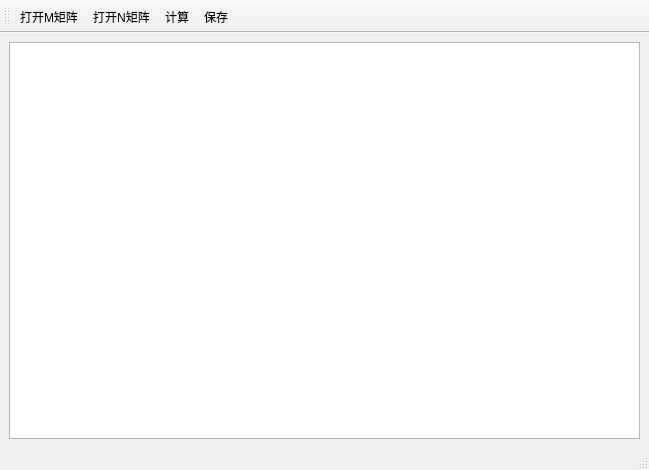
<?xml version="1.0" encoding="UTF-8"?>
<ui version="4.0">
 <class>MainWindow</class>
 <widget class="QMainWindow" name="MainWindow">
  <property name="geometry">
   <rect>
    <x>0</x>
    <y>0</y>
    <width>649</width>
    <height>470</height>
   </rect>
  </property>
  <property name="windowTitle">
   <string>MainWindow</string>
  </property>
  <widget class="QWidget" name="centralwidget">
   <layout class="QHBoxLayout" name="horizontalLayout">
    <item>
     <widget class="QTextBrowser" name="textBrowser"/>
    </item>
   </layout>
  </widget>
  <widget class="QStatusBar" name="statusbar"/>
  <widget class="QToolBar" name="toolBar">
   <property name="windowTitle">
    <string>toolBar</string>
   </property>
   <property name="toolButtonStyle">
    <enum>Qt::ToolButtonTextBesideIcon</enum>
   </property>
   <attribute name="toolBarArea">
    <enum>TopToolBarArea</enum>
   </attribute>
   <attribute name="toolBarBreak">
    <bool>false</bool>
   </attribute>
   <addaction name="action_open_M"/>
   <addaction name="action_open_N"/>
   <addaction name="action_count"/>
   <addaction name="action_save"/>
  </widget>
  <widget class="QMenuBar" name="menuBar">
   <property name="geometry">
    <rect>
     <x>0</x>
     <y>0</y>
     <width>649</width>
     <height>22</height>
    </rect>
   </property>
  </widget>
  <action name="action_open_M">
   <property name="icon">
    <iconset>
     <normaloff>C:/Users/tys/Desktop/测绘程序设计校赛 C012/图标/11icon/imageres 004.png</normaloff>C:/Users/tys/Desktop/测绘程序设计校赛 C012/图标/11icon/imageres 004.png</iconset>
   </property>
   <property name="text">
    <string>打开M矩阵</string>
   </property>
   <property name="toolTip">
    <string>&lt;!DOCTYPE HTML PUBLIC &quot;-//W3C//DTD HTML 4.0//EN&quot; &quot;http://www.w3.org/TR/REC-html40/strict.dtd&quot;&gt;
&lt;html&gt;&lt;head&gt;&lt;meta name=&quot;qrichtext&quot; content=&quot;1&quot; /&gt;&lt;meta charset=&quot;utf-8&quot; /&gt;&lt;style type=&quot;text/css&quot;&gt;
p, li { white-space: pre-wrap; }
hr { height: 1px; border-width: 0; }
li.unchecked::marker { content: &quot;\2610&quot;; }
li.checked::marker { content: &quot;\2612&quot;; }
&lt;/style&gt;&lt;/head&gt;&lt;body style=&quot; font-family:'Microsoft YaHei UI'; font-size:9pt; font-weight:400; font-style:normal;&quot;&gt;
&lt;p style=&quot; margin-top:0px; margin-bottom:0px; margin-left:0px; margin-right:0px; -qt-block-indent:0; text-indent:0px;&quot;&gt;打开M矩阵&lt;/p&gt;&lt;/body&gt;&lt;/html&gt;</string>
   </property>
  </action>
  <action name="action_open_N">
   <property name="icon">
    <iconset>
     <normaloff>C:/Users/tys/Desktop/测绘程序设计校赛 C012/图标/11icon/imageres 004.png</normaloff>C:/Users/tys/Desktop/测绘程序设计校赛 C012/图标/11icon/imageres 004.png</iconset>
   </property>
   <property name="text">
    <string>打开N矩阵</string>
   </property>
  </action>
  <action name="action_count">
   <property name="icon">
    <iconset>
     <normaloff>C:/Users/tys/Desktop/测绘程序设计校赛 C012/图标/11icon/imageres 112.png</normaloff>C:/Users/tys/Desktop/测绘程序设计校赛 C012/图标/11icon/imageres 112.png</iconset>
   </property>
   <property name="text">
    <string>计算</string>
   </property>
  </action>
  <action name="action_save">
   <property name="icon">
    <iconset>
     <normaloff>C:/Users/tys/Desktop/测绘程序设计校赛 C012/图标/11icon/shell32 259.png</normaloff>C:/Users/tys/Desktop/测绘程序设计校赛 C012/图标/11icon/shell32 259.png</iconset>
   </property>
   <property name="text">
    <string>保存</string>
   </property>
  </action>
 </widget>
 <resources/>
 <connections/>
</ui>
